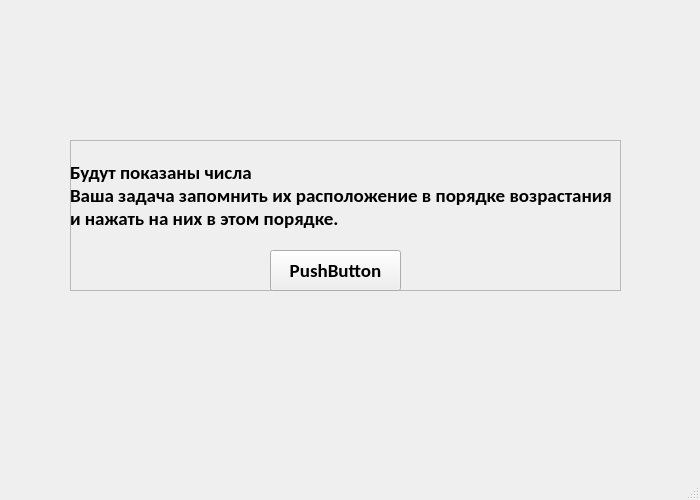
<?xml version="1.0" encoding="UTF-8"?>
<ui version="4.0">
 <class>MainWindow</class>
 <widget class="QMainWindow" name="MainWindow">
  <property name="geometry">
   <rect>
    <x>0</x>
    <y>0</y>
    <width>700</width>
    <height>500</height>
   </rect>
  </property>
  <property name="windowTitle">
   <string>MainWindow</string>
  </property>
  <widget class="QWidget" name="centralwidget">
   <widget class="QFrame" name="frame_2">
    <property name="geometry">
     <rect>
      <x>70</x>
      <y>140</y>
      <width>551</width>
      <height>151</height>
     </rect>
    </property>
    <property name="font">
     <font>
      <family>Calibri</family>
      <pointsize>14</pointsize>
      <weight>75</weight>
      <bold>true</bold>
     </font>
    </property>
    <property name="frameShape">
     <enum>QFrame::StyledPanel</enum>
    </property>
    <property name="frameShadow">
     <enum>QFrame::Raised</enum>
    </property>
    <widget class="QLabel" name="label">
     <property name="geometry">
      <rect>
       <x>0</x>
       <y>0</y>
       <width>541</width>
       <height>111</height>
      </rect>
     </property>
     <property name="layoutDirection">
      <enum>Qt::RightToLeft</enum>
     </property>
     <property name="text">
      <string>Будут показаны числа
Ваша задача запомнить их расположение в порядке возрастания,
и нажать на них в этом порядке.</string>
     </property>
    </widget>
    <widget class="QPushButton" name="pushButton_37">
     <property name="geometry">
      <rect>
       <x>200</x>
       <y>110</y>
       <width>131</width>
       <height>41</height>
      </rect>
     </property>
     <property name="text">
      <string>PushButton</string>
     </property>
    </widget>
   </widget>
  </widget>
  <widget class="QMenuBar" name="menubar">
   <property name="geometry">
    <rect>
     <x>0</x>
     <y>0</y>
     <width>700</width>
     <height>21</height>
    </rect>
   </property>
  </widget>
  <widget class="QStatusBar" name="statusbar"/>
 </widget>
 <resources/>
 <connections/>
</ui>
